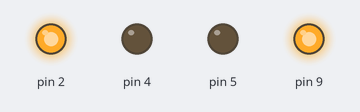
Bench run of a sketch on a simulated Arduino Uno, built with avr-gcc and run on an emulated ATmega328P. Parts: output pins drawn as LEDs (lit = HIGH).

Above: at 0.05 s.
At 1.2 s:
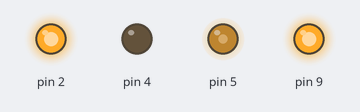
At 2.4 s:
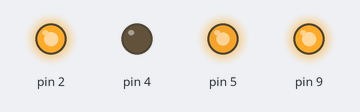
At 3.6 s:
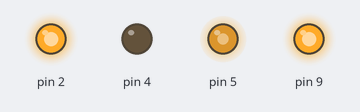
At 4.8 s:
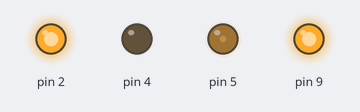
Timing chart, 0 to 6.1 s (numbered marks = the images above):
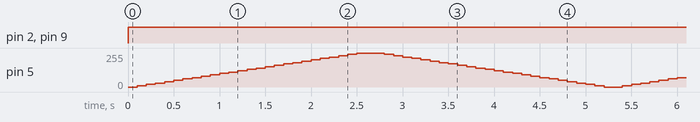

Measured:
- by itself, pin 2, pin 9: LOW → HIGH at 0.00 s

The sketch:

testBedPWM.ino
```cpp
/******************************************************************************
TestRun.ino
TB6612FNG H-Bridge Motor Driver Example code
Michelle @ SparkFun Electronics
8/20/16
https://github.com/sparkfun/SparkFun_TB6612FNG_Arduino_Library
Uses 2 motors to show examples of the functions in the library.  This causes
a robot to do a little 'jig'.  Each movement has an equal and opposite movement
so assuming your motors are balanced the bot should end up at the same place it
started.
Resources:
TB6612 SparkFun Library
Development environment specifics:
Developed on Arduino 1.6.4
Developed with ROB-9457
******************************************************************************/

// This is the library for the TB6612 that contains the class Motor and all the
// functions
#include "TB6612.h"

// Pins for all inputs, keep in mind the PWM defines must be on PWM pins
// the default pins listed are the ones used on the Redbot (ROB-12097) with
// the exception of STBY which the Redbot controls with a physical switch
#define AIN1 2
#define BIN1 7
#define AIN2 4
#define BIN2 8
#define PWMA 5
#define PWMB 6
#define STBY 9

// these constants are used to allow you to make your motor configuration
// line up with function names like forward.  Value can be 1 or -1
const int offsetA = 1;
const int offsetB = 1;

// Initializing motors.  The library will allow you to initialize as many
// motors as you have memory for.  If you are using functions like forward
// that take 2 motors as arguements you can either write new functions or
// call the function more than once.
Motor motor1 = Motor(AIN1, AIN2, PWMA, offsetA, STBY);

void setup()
{
 //Nothing here
}


void loop()
{

  for (int i = 0; i <= 25; i++)
  {
       motor1.drive(i*10.2);
       delay(100);
  }

  delay(100);

  for (int i = 25; i >= 0; i--)
  {
       motor1.drive(i*10.2);
       delay(100);
  }

   //Use of the drive function which takes as arguements the speed
   //and optional duration.  A negative speed will cause it to go
   //backwards.  Speed can be from -255 to 255.  Also use of the
   //brake function which takes no arguements.
   // motor1.drive(-255,1000);
   // motor1.brake();


}
```

TB6612.cpp
```cpp
/******************************************************************************
TB6612.cpp
TB6612FNG H-Bridge Motor Driver Example code
Michelle @ SparkFun Electronics
8/20/16
https://github.com/sparkfun/SparkFun_TB6612FNG_Arduino_Library
Uses 2 motors to show examples of the functions in the library.  This causes
a robot to do a little 'jig'.  Each movement has an equal and opposite movement
so assuming your motors are balanced the bot should end up at the same place it
started.
Resources:
TB6612 SparkFun Library
Development environment specifics:
Developed on Arduino 1.6.4
Developed with ROB-9457
******************************************************************************/

#include "TB6612.h"
#include <Arduino.h>

Motor::Motor(int In1pin, int In2pin, int PWMpin, int offset, int STBYpin)
{
	In1 = In1pin;
	In2 = In2pin;
	PWM = PWMpin;
	Standby = STBYpin;
	Offset = offset;

	pinMode(In1, OUTPUT);
	pinMode(In2, OUTPUT);
	pinMode(PWM, OUTPUT);
	pinMode(Standby, OUTPUT);
}

void Motor::drive(int speed)
{
	digitalWrite(Standby, HIGH);
	speed = speed * Offset;
	if (speed>=0) fwd(speed);
	else rev(-speed);
}
void Motor::drive(int speed, int duration)
{
	drive(speed);
	delay(duration);
}

void Motor::fwd(int speed)
{
	digitalWrite(In1, HIGH);
	digitalWrite(In2, LOW);
	analogWrite(PWM, speed);
}

void Motor::rev(int speed)
{
	digitalWrite(In1, LOW);
	digitalWrite(In2, HIGH);
	analogWrite(PWM, speed);
}

void Motor::brake()
{
	digitalWrite(In1, HIGH);
	digitalWrite(In2, HIGH);
	analogWrite(PWM,0);
}

// used to disable any output to motor
void Motor::standby()
{
	digitalWrite(Standby, LOW);
}

void forward(Motor motor, int speed)
{
	motor1.drive(speed);
}

void back(Motor motor, int speed)
{
	int temp = abs(speed);
	motor1.drive(-temp);
}

void back(Motor motor)
{
	motor.drive(-DEFAULTSPEED);
}

void brake(Motor motor)
{
	motor.brake();
}
```

TB6612.h
```cpp
/******************************************************************************
TB6612.h
TB6612FNG H-Bridge Motor Driver Example code
Michelle @ SparkFun Electronics
8/20/16
https://github.com/sparkfun/SparkFun_TB6612FNG_Arduino_Library
Uses 2 motors to show examples of the functions in the library.  This causes
a robot to do a little 'jig'.  Each movement has an equal and opposite movement
so assuming your motors are balanced the bot should end up at the same place it
started.
Resources:
TB6612 SparkFun Library
Development environment specifics:
Developed on Arduino 1.6.4
Developed with ROB-9457
******************************************************************************/

#ifndef TB6612_h
#define TB6612_h

#include <Arduino.h>

//used in some functions so you don't have to send a speed
#define DEFAULTSPEED 255

class Motor
{
	public:
		// Constructor. Mainly sets up pins.
		Motor(int In1pin, int In2pin, int PWMpin, int offset, int STBYpin);

		// Drive in direction given by sign, at speed given by magnitude of the
		//parameter.
		void drive(int speed);

		// drive(), but with a delay(duration)
		void drive(int speed, int duration);

		//currently not implemented
		//void stop();           // Stop motors, but allow them to coast to a halt.
		//void coast();          // Stop motors, but allow them to coast to a halt.

		//Stops motor by setting both input pins high
		void brake();

		//set the chip to standby mode.  The drive function takes it out of standby
		//(forward, back, left, and right all call drive)
		void standby();

	private:
		//variables for the 2 inputs, PWM input, Offset value, and the Standby pin
		int In1, In2, PWM, Offset,Standby;

		//private functions that spin the motor CC and CCW
		void fwd(int speed);
		void rev(int speed);


};

//Takes 2 motors and goes forward, if it does not go forward adjust offset
//values until it does.  These will also take a negative number and go backwards
//There is also an optional speed input, if speed is not used, the function will
//use the DEFAULTSPEED constant.
void forward(Motor motor, int speed);
void forward(Motor motor);

//Similar to forward, will take 2 motors and go backwards.  This will take either
//a positive or negative number and will go backwards either way.  Once again the
//speed input is optional and will use DEFAULTSPEED if it is not defined.
void back(Motor motor, int speed);
void back(Motor motor);


//This function takes 2 motors and and brakes them
void brake(Motor motor);

#endif
```
